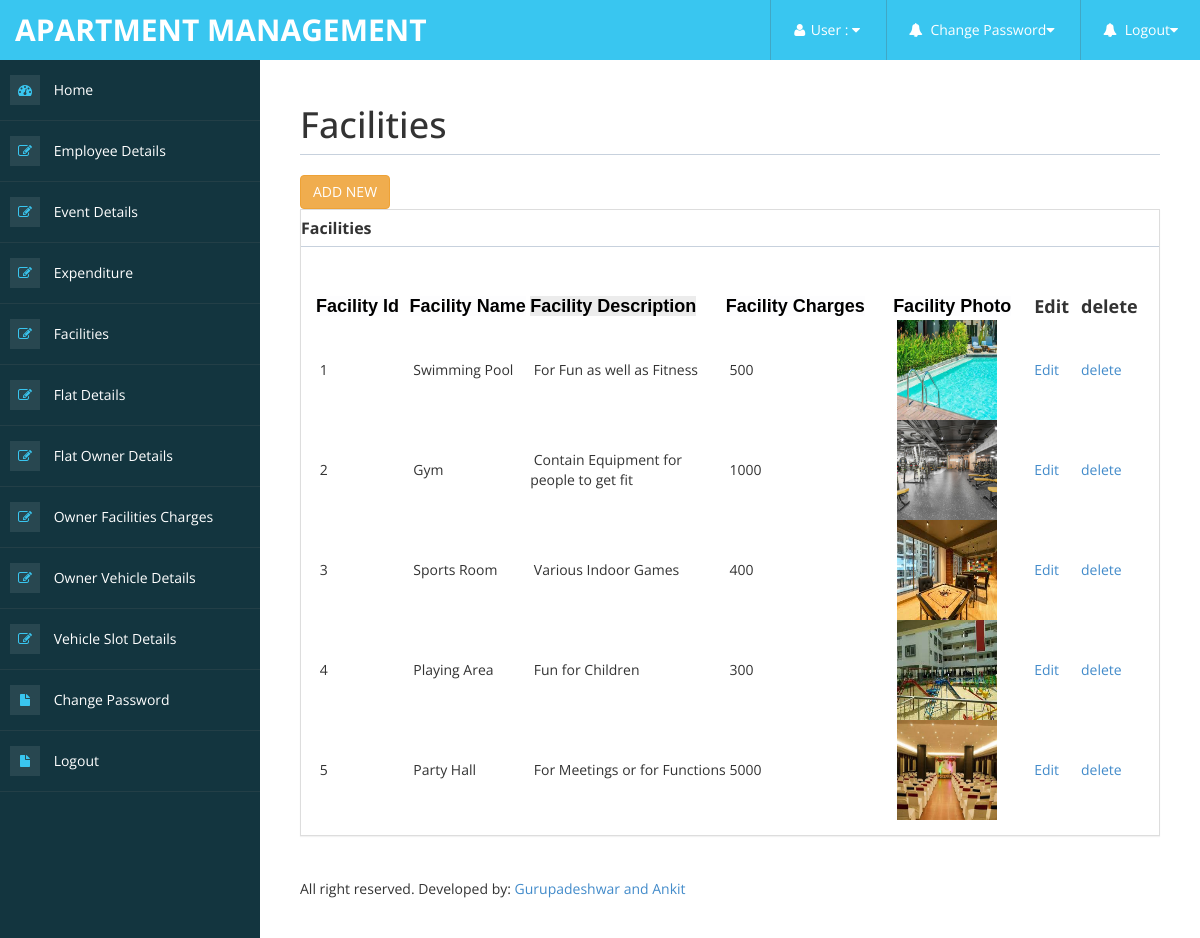
/Code/facilities_view.php, run on the app's committed database.
### tables this page shows
CREATE TABLE `facilities` (
  `Facility_id` int(10) NOT NULL,
  `Facility_name` varchar(25) NOT NULL,
  `Facility_description` varchar(100) NOT NULL,
  `Facility_charges` int(10) NOT NULL,
  `Facility_photo` varchar(200) NOT NULL
);

### Code/facilities_view.php (the view, shortened to what this page needs)
<!DOCTYPE html>
<html xmlns="http://www.w3.org/1999/xhtml">
<head>
<?php include('metadata.php');?>
<?php include('header.php');?>
<?php include('sidebar.php');?>
</head>
<body>
        <div id="page-wrapper" >
            <div id="page-inner">
			 <div class="row">
                    <div class="col-md-12">
                        <h1 class="page-header">
                            Facilities
                        </h1>
                    </div>
</div>
               <a href="facilities_form.php" class="btn btn-warning btn" >ADD NEW</a>
            <div class="row">
                <div class="col-md-12">
                    <div class="panel panel-default">
                        <div class="row">
                          <div class="col-md-12">
                            <h1 class="style2 page-header"><strong>Facilities
                                                        </strong></h1>
                          </div>
                        </div>
                        <div class="panel-body">
                            <div class="table-responsive">
                                <table class="table table-striped table-bordered table-hover" id="dataTables-example">
                                    <thead>
<form name="form1" method="post" action="">
  <table width="1597" border="0" align="center">
    <tr>
      <th width="156"><span style="color: rgb(0, 0, 0); font-family: sans-serif; font-size: large; font-style: normal; font-variant-ligatures: normal; font-variant-caps: normal; font-weight: 700; letter-spacing: normal; orphans: 2; text-align: left; text-indent: 0px; text-transform: none; white-space: nowrap; widows: 2; word-spacing: 0px; -webkit-text-stroke-width: 0px; background-color: rgb(253, 253, 254); text-decoration-thickness: initial; text-decoration-style: initial; text-decoration-color: initial; display: inline !important; float: none;">Facility Id</span></th>
      <th width="147"><span style="color: rgb(0, 0, 0); font-family: sans-serif; font-size: large; font-style: normal; font-variant-ligatures: normal; font-variant-caps: normal; font-weight: 700; letter-spacing: normal; orphans: 2; text-align: left; text-indent: 0px; text-transform: none; white-space: nowrap; widows: 2; word-spacing: 0px; -webkit-text-stroke-width: 0px; background-color: rgb(253, 253, 254); text-decoration-thickness: initial; text-decoration-style: initial; text-decoration-color: initial; display: inline !important; float: none;">Facility Name</span></th>
      <th width="370"><span style="color: rgb(0, 0, 0); font-family: sans-serif; font-size: large; font-style: normal; font-variant-ligatures: normal; font-variant-caps: normal; font-weight: 700; letter-spacing: normal; orphans: 2; text-align: left; text-indent: 0px; text-transform: none; white-space: nowrap; widows: 2; word-spacing: 0px; -webkit-text-stroke-width: 0px; background-color: rgba(0, 0, 0, 0.075); text-decoration-thickness: initial; text-decoration-style: initial; text-decoration-color: initial; display: inline !important; float: none;">Facility Description</span></th>
      <th width="334"><span style="color: rgb(0, 0, 0); font-family: sans-serif; font-size: large; font-style: normal; font-variant-ligatures: normal; font-variant-caps: normal; font-weight: 700; letter-spacing: normal; orphans: 2; text-align: left; text-indent: 0px; text-transform: none; white-space: nowrap; widows: 2; word-spacing: 0px; -webkit-text-stroke-width: 0px; background-color: rgb(253, 253, 254); text-decoration-thickness: initial; text-decoration-style: initial; text-decoration-color: initial; display: inline !important; float: none;">Facility Charges</span></th>
      <th width="277"><span style="color: rgb(0, 0, 0); font-family: sans-serif; font-size: large; font-style: normal; font-variant-ligatures: normal; font-variant-caps: normal; font-weight: 700; letter-spacing: normal; orphans: 2; text-align: left; text-indent: 0px; text-transform: none; white-space: nowrap; widows: 2; word-spacing: 0px; -webkit-text-stroke-width: 0px; background-color: rgb(253, 253, 254); text-decoration-thickness: initial; text-decoration-style: initial; text-decoration-color: initial; display: inline !important; float: none;">Facility Photo</span></th>
      <th width="118"><span class="style3 style2"><strong>Edit</strong></span></th>
      <th width="100"><span class="style6">delete</span></th>
    </tr>
	<?php
	include("../db_connect/db_connect.php");
	$sl_no=1;
	$sql="select * from facilities";
	$res=mysqli_query($conn,$sql);
	while($row=mysqli_fetch_array($res))
	{
	?>
	<tr>
      <td>&nbsp;<?php echo $sl_no++;?></td>
      <td>&nbsp;<?php echo $row['Facility_name'];?></td>
      <td>&nbsp;<?php echo $row['Facility_description'];?></td>
      <td>&nbsp;<?php echo $row['Facility_charges'];?></td>
	  <td>&nbsp;<img src="../images/<?php echo $row['Facility_photo'];?>" width="100" height="100"</td>
	  <td><a href="facilities_edit.php?Facility_id=<?php echo $row['Facility_id'];?>">Edit</a></a></td>
	  <td><a href="facilities_delete.php?Facility_id=<?php echo $row['Facility_id'];?>">delete</a></td>
    </tr>
	<?php
	}
	?>
  </table>
</form>
                            </div>
                        </div>
                    </div>
                <?php include('footer.php');?>
			    </div>
</body>
</html>

### Code/assets/css/custom-styles.css (style rules this page uses)
body { font-family: 'Open Sans', sans-serif; }
#page-wrapper { padding: 15px 15px; min-height: 600px; background: #FFFFFF; }
#page-inner { width:100%; margin:10px 20px 10px 0px; background-color:transparent; padding:10px; min-height:1200px; }
h1, .h1, h2, .h2, h3, .h3 { margin-top: 7px; margin-bottom: -5px; }
.panel { border-radius:0px; }
.page-header { padding-bottom: 9px; margin: 10px 0 20px; border-bottom: 1px solid #C7D1DD; }
@media (min-width:768px) { #page-wrapper { margin: 0 0 0 260px; padding: 15px 30px; min-height: 1200px; } }

### Code/facilities_view.php (style rules this page uses)
.style3 { font-weight: bold; font-size: large; }
.style6 { font-size: large }

### data on the page
facilities: Facility_name "Swimming Pool", Facility_description "For Fun as well as Fitness", Facility_charges "500", Facility_photo (placeholder picture)
facilities: Facility_name "Gym", Facility_description "Contain Equipment for people to get fit", Facility_charges "1000", Facility_photo (picture)
facilities: Facility_name "Sports Room", Facility_description "Various Indoor Games", Facility_charges "400", Facility_photo (picture)
facilities: Facility_name "Playing Area", Facility_description "Fun for Children", Facility_charges "300", Facility_photo (picture)
facilities: Facility_name "Party Hall", Facility_description "For Meetings or for Functions", Facility_charges "5000", Facility_photo (picture)
